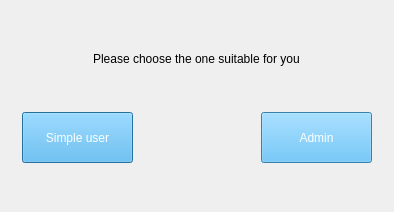
<?xml version="1.0" encoding="UTF-8"?>
<ui version="4.0">
 <class>Dialog</class>
 <widget class="QDialog" name="Dialog">
  <property name="geometry">
   <rect>
    <x>0</x>
    <y>0</y>
    <width>394</width>
    <height>212</height>
   </rect>
  </property>
  <property name="windowTitle">
   <string>Welcome</string>
  </property>
  <property name="styleSheet">
   <string notr="true"/>
  </property>
  <layout class="QVBoxLayout" name="verticalLayout">
   <item>
    <spacer name="verticalSpacer_2">
     <property name="orientation">
      <enum>Qt::Vertical</enum>
     </property>
     <property name="sizeHint" stdset="0">
      <size>
       <width>20</width>
       <height>24</height>
      </size>
     </property>
    </spacer>
   </item>
   <item>
    <layout class="QHBoxLayout" name="horizontalLayout_2">
     <item>
      <spacer name="horizontalSpacer_4">
       <property name="orientation">
        <enum>Qt::Horizontal</enum>
       </property>
       <property name="sizeHint" stdset="0">
        <size>
         <width>88</width>
         <height>20</height>
        </size>
       </property>
      </spacer>
     </item>
     <item>
      <widget class="QLabel" name="label">
       <property name="styleSheet">
        <string notr="true">font: 75 italic 10pt &quot;Palatino Linotype&quot;;</string>
       </property>
       <property name="text">
        <string>Please choose the one suitable for you</string>
       </property>
       <property name="textFormat">
        <enum>Qt::AutoText</enum>
       </property>
       <property name="wordWrap">
        <bool>false</bool>
       </property>
      </widget>
     </item>
     <item>
      <spacer name="horizontalSpacer_5">
       <property name="orientation">
        <enum>Qt::Horizontal</enum>
       </property>
       <property name="sizeHint" stdset="0">
        <size>
         <width>88</width>
         <height>20</height>
        </size>
       </property>
      </spacer>
     </item>
    </layout>
   </item>
   <item>
    <spacer name="verticalSpacer">
     <property name="orientation">
      <enum>Qt::Vertical</enum>
     </property>
     <property name="sizeHint" stdset="0">
      <size>
       <width>20</width>
       <height>25</height>
      </size>
     </property>
    </spacer>
   </item>
   <item>
    <layout class="QHBoxLayout" name="horizontalLayout">
     <item>
      <spacer name="horizontalSpacer_3">
       <property name="orientation">
        <enum>Qt::Horizontal</enum>
       </property>
       <property name="sizeHint" stdset="0">
        <size>
         <width>18</width>
         <height>20</height>
        </size>
       </property>
      </spacer>
     </item>
     <item>
      <widget class="QPushButton" name="simpleUser">
       <property name="minimumSize">
        <size>
         <width>111</width>
         <height>51</height>
        </size>
       </property>
       <property name="styleSheet">
        <string notr="true">padding:0.3em 1.2em;
margin:0 0.3em 0.3em 0;
border-radius:2em;
text-decoration:none;
font-family:'Roboto',sans-serif;
font-weight:300;
color:#FFFFFF;
background-color:#4eb5f1;
text-align:center;</string>
       </property>
       <property name="text">
        <string>Simple user</string>
       </property>
      </widget>
     </item>
     <item>
      <spacer name="horizontalSpacer">
       <property name="orientation">
        <enum>Qt::Horizontal</enum>
       </property>
       <property name="sizeHint" stdset="0">
        <size>
         <width>128</width>
         <height>20</height>
        </size>
       </property>
      </spacer>
     </item>
     <item>
      <widget class="QPushButton" name="Admin">
       <property name="minimumSize">
        <size>
         <width>111</width>
         <height>51</height>
        </size>
       </property>
       <property name="styleSheet">
        <string notr="true">padding:0.3em 1.2em;
margin:0 0.3em 0.3em 0;
border-radius:2em;
text-decoration:none;
font-family:'Roboto',sans-serif;
font-weight:300;
color:#FFFFFF;
background-color:#4eb5f1;
text-align:center;</string>
       </property>
       <property name="text">
        <string>Admin</string>
       </property>
      </widget>
     </item>
     <item>
      <spacer name="horizontalSpacer_2">
       <property name="orientation">
        <enum>Qt::Horizontal</enum>
       </property>
       <property name="sizeHint" stdset="0">
        <size>
         <width>18</width>
         <height>20</height>
        </size>
       </property>
      </spacer>
     </item>
    </layout>
   </item>
   <item>
    <spacer name="verticalSpacer_3">
     <property name="orientation">
      <enum>Qt::Vertical</enum>
     </property>
     <property name="sizeHint" stdset="0">
      <size>
       <width>20</width>
       <height>24</height>
      </size>
     </property>
    </spacer>
   </item>
  </layout>
 </widget>
 <resources/>
 <connections/>
</ui>
